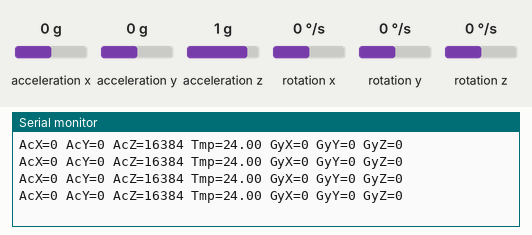
Recording of a sketch running on a simulated Arduino Uno, built with avr-gcc and run on an emulated ATmega328P. On the bench: the last lines printed to the serial monitor. Wiring (inferred from the names in the program): MPU-6050 motion sensor at I2C address 0x68. The inputs (shaded band) are chosen by the test bench; at power-on: acceleration x 0 g, acceleration y 0 g, acceleration z 1 g, rotation x 0 °/s, rotation y 0 °/s, rotation z 0 °/s.

Above: at 1.2 s.
1.3 s: acceleration x set to -1.4 g
At 1.57 s:
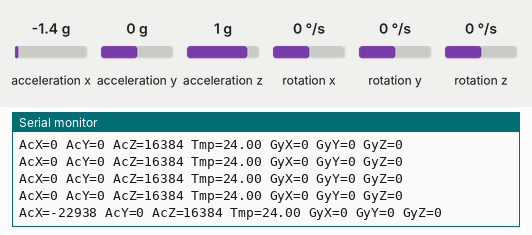
2.8 s: acceleration y set to -1.4 g
At 2.91 s:
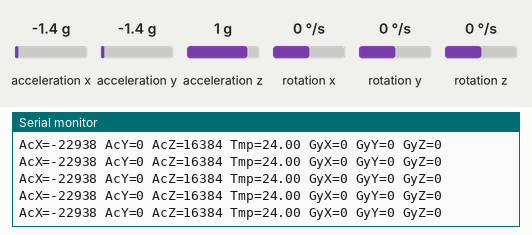
4.3 s: acceleration z set to -1.4 g
At 4.6 s:
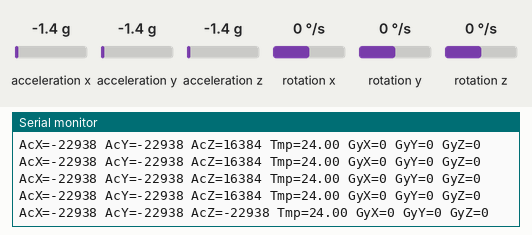
5.8 s: rotation x set to -192 °/s
At 5.94 s:
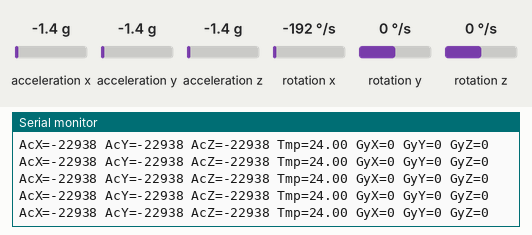
8.8 s: acceleration x set to 0 g
At 8.97 s:
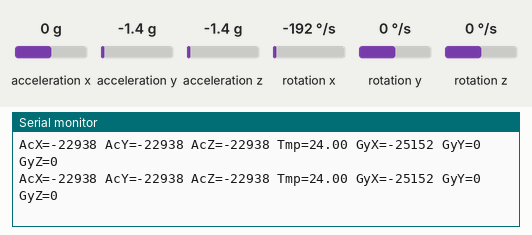

Measured:
- after the input at 1.3 s, the serial monitor: prints a new line after 0.05 s (image 1)
- after the input at 4.3 s, the serial monitor: prints a new line after 0.07 s (image 3)

The sketch:

lesson_30_gy521_mpu6050.ino
```cpp
// GY-521 (MPU-6050) - SDA→A4, SCL→A5 (I2C), VCC→3.3V or 5V, GND
#include <Wire.h>

const int MPU_ADDR = 0x68;
int16_t AcX, AcY, AcZ, Tmp, GyX, GyY, GyZ;

void setup() {
  Wire.begin();
  Wire.beginTransmission(MPU_ADDR);
  Wire.write(0x6B); // PWR_MGMT_1 register
  Wire.write(0);    // wake up the MPU-6050
  Wire.endTransmission(true);
  Serial.begin(9600);
}

void loop() {
  Wire.beginTransmission(MPU_ADDR);
  Wire.write(0x3B); // starting with ACCEL_XOUT_H
  Wire.endTransmission(false);
  Wire.requestFrom(MPU_ADDR, 14, true);
  AcX = Wire.read() << 8 | Wire.read();
  AcY = Wire.read() << 8 | Wire.read();
  AcZ = Wire.read() << 8 | Wire.read();
  Tmp = Wire.read() << 8 | Wire.read();
  GyX = Wire.read() << 8 | Wire.read();
  GyY = Wire.read() << 8 | Wire.read();
  GyZ = Wire.read() << 8 | Wire.read();
  Serial.print("AcX="); Serial.print(AcX);
  Serial.print(" AcY="); Serial.print(AcY);
  Serial.print(" AcZ="); Serial.print(AcZ);
  Serial.print(" Tmp="); Serial.print(Tmp / 340.00 + 36.53);
  Serial.print(" GyX="); Serial.print(GyX);
  Serial.print(" GyY="); Serial.print(GyY);
  Serial.print(" GyZ="); Serial.println(GyZ);
  delay(333);
}
```
